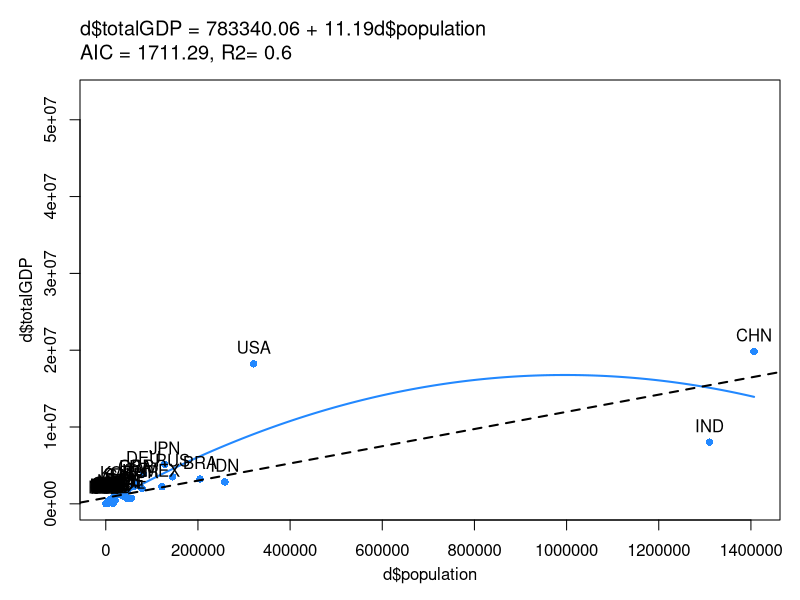
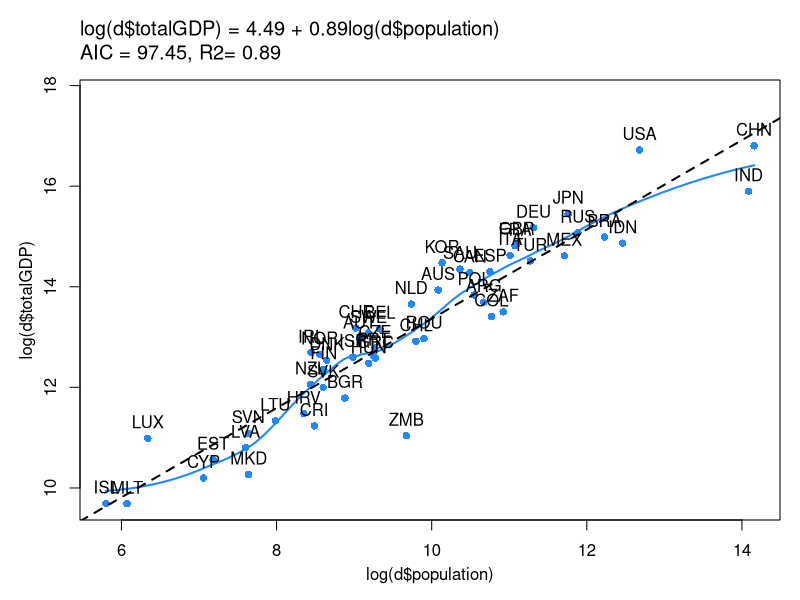
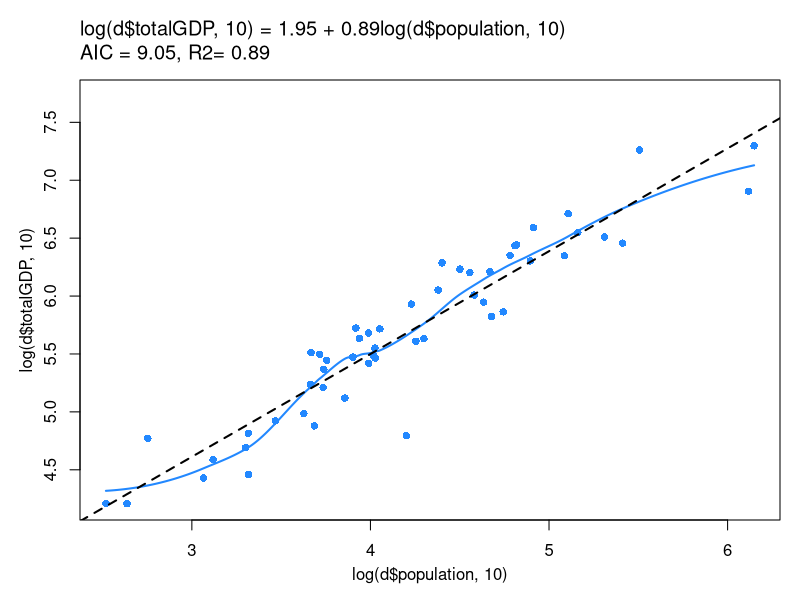
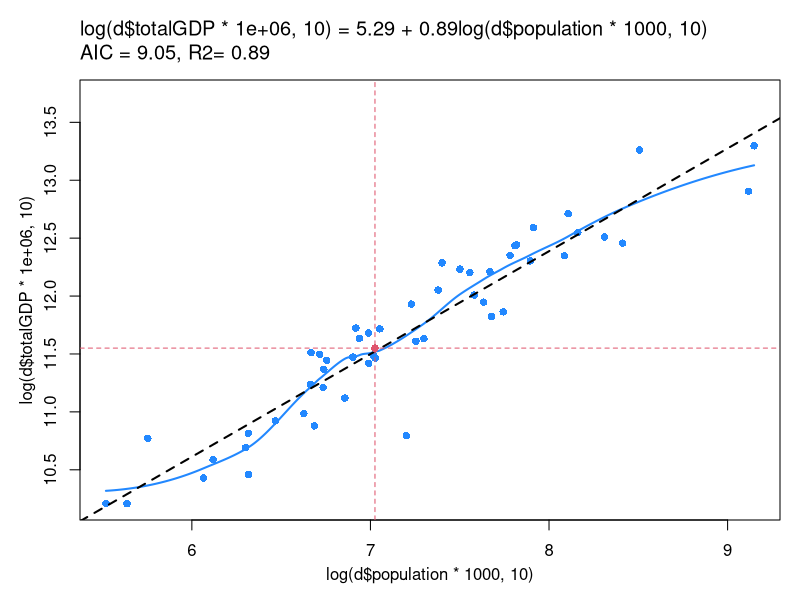
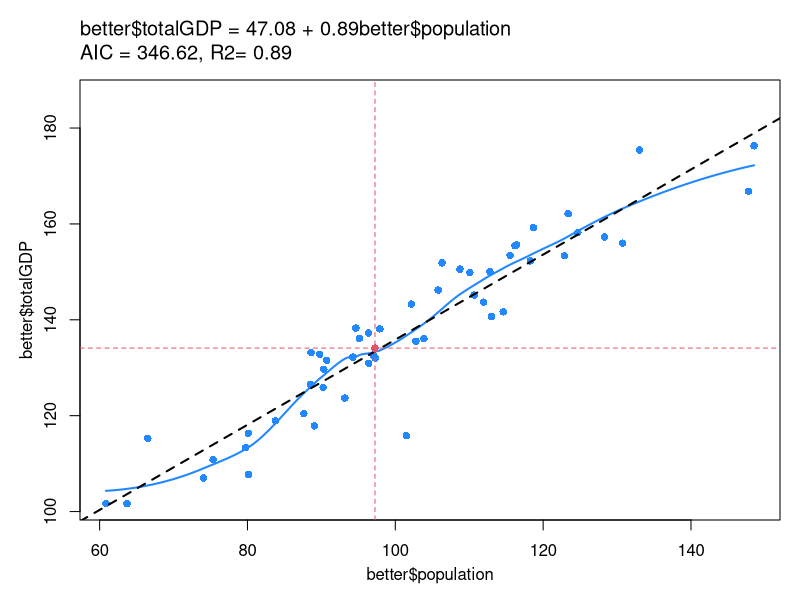
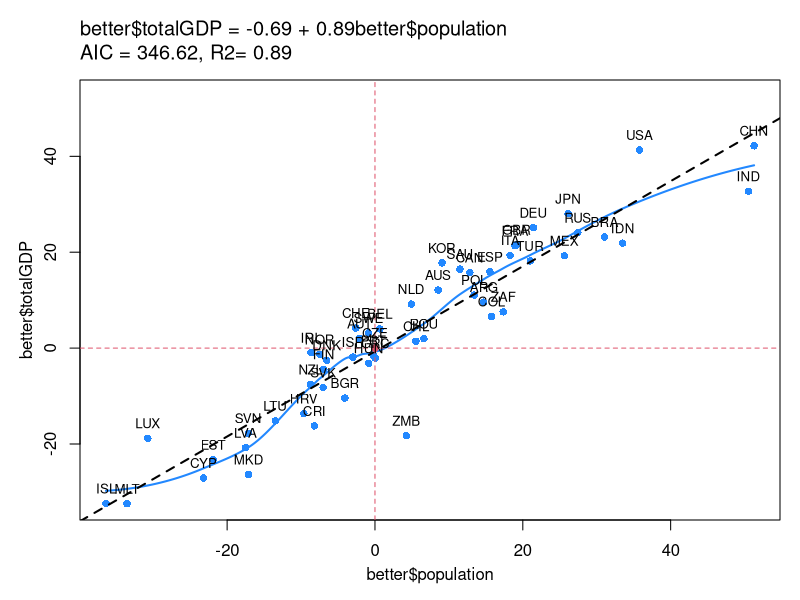
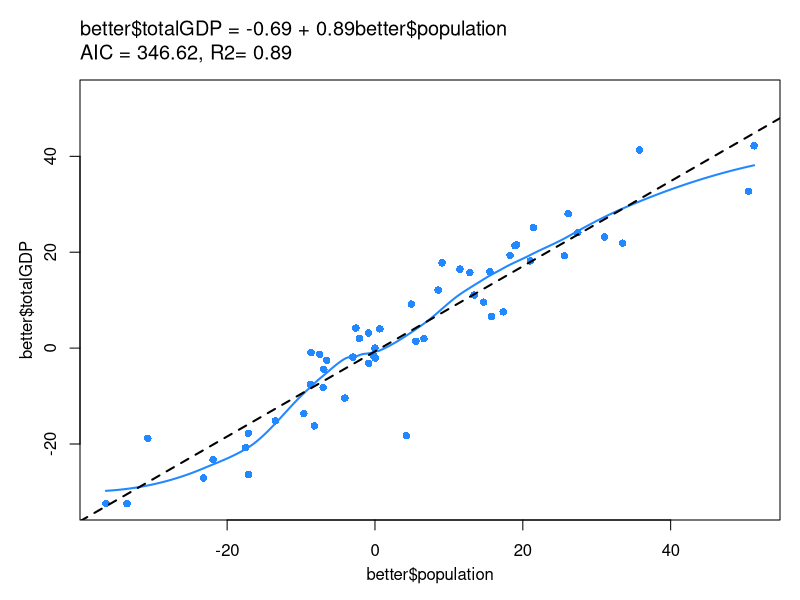
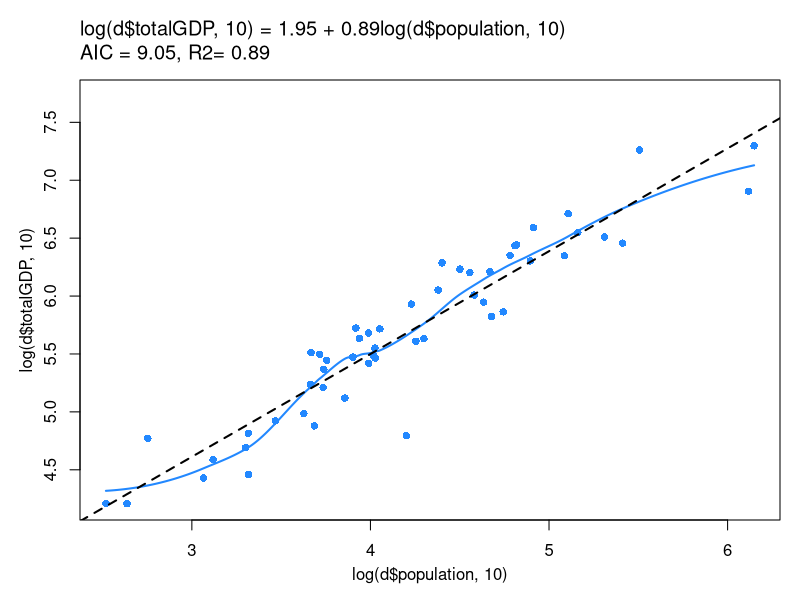

Source code (R) for these figures, in order:
#Useful bits from the last summer semester

#See 
#Combinatorial
?choose

choose(3,2)

choose(5,2)
choose(5,3)

choose(100,45)


##Power of logarithm

#Logarithm is defined and a function inverse to exponencial function
log(exp(5))
exp(log(3))
#Which is used in probability calulations on stupid discrete-states computers :)
#But also in data visualizations and handling. It is important to understand logarithms if zou want to practice anything science-like.
#Logartigms transform clumsy multiplicative processes to easily handeled additive process.
#Logarithms make big numbers (>1) smaller and small numbers (<1) negative.
#When our ancestrors needed to multiply 3 large numbers
N<-c(225698,556877988,3546899)
#They took their logarithms
(logN<-log(N))
#Added the logarithms together
(sumN<-sum(logN))
#And then possibly raised e (natural logarithm base) to the resulting sum
exp(sumN)

#Now we have computers
prod(N)

#But logaritms are still verz useful, let me demonstrate:

#First I will define a neat plotting function that outputs AIC, Rsquared of a linear model visualized alongside estimated scatterplot smoothing. I find this plot useful in data exploration.
myplot<-function(x,y,y2=NULL,rounding=2,mycol="#2288FF",mycol2="#FF2255",span=NA){
  namx<-deparse(substitute(x))
  namy<-deparse(substitute(y))
  
  par(mar=c(4,4,4,1),mgp=c(2.2,1,0))
  plot(x,y,col=mycol,pch=16,xlab=namx,ylab=namy)
  
  if(is.na(span)){
    span<-(max(x,na.rm=T)-min(x,na.rm=T))/10
  }
  
  l <- loess(y ~ x, span=span)
  newx<-seq(min(x,na.rm=T),max(x,na.rm=T),l=1000)
  newy<-predict(l,newdata=data.frame(x=newx))
  lines(newx,newy,col=mycol,lwd=2)
  
  model<-lm(y~x)
  abline(model,lwd=2,lty=2)
  
  A<-model$coefficients[[1]]
  B<-model$coefficients[[2]]
  
  inform<-AIC(model)
  rsq<-summary(model)$r.squared
  
  title (paste(namy," = ",round(A,rounding)," + ",round(B,rounding),namx,"\nAIC = ",round(inform,rounding),", R2= ",round(rsq,rounding),sep=""),adj=0,font.main=1)
  
  if(!is.null(y2)){
    lines(x,y2,col=mycol2,lwd=2)
    points(x,y2,col=mycol2,lwd=2)
    legend("topleft",pch=1,lwd=2,col=mycol2,legend="change")
  }
}


#Here I start by uploading some data
d<-read.table("gdppopdata.txt" ,sep="\t",header=T)

#See what we got here
#On natural scales - GDP and popluation size, the data are messy and horribly nonlinear
myplot(d$population,d$totalGDP)
text(d$population,d$totalGDP,d$abr,pos=3,xpd=T)

#But that is because the process generating population size and GDP is not additive (random contributions are not +10 or -10 inhabitants, or +100 or -100 $), but rather multiplicative. Random changes in both are ×1.1 or ×0.91 (10% growth or 9% decline).
myplot(log(d$population),log(d$totalGDP),span=0.5)
text(log(d$population),log(d$totalGDP),d$abr,pos=3,xpd=T)

#If you investigate the description of the log function, you discover that you can modify the logarithm base. That can be really useful, but usually people do not think too much about it and just use natural logarithm or base 10.
?log

myplot(log(d$population,10),log(d$totalGDP,10),span=0.5)

#GDP is in millions, population v thousands
#lets do
myplot(log(d$population*1000,10),log(d$totalGDP*1000000,10),span=0.5)
points(log(d$population*1000,10)[d$abr=="CZE"],log(d$totalGDP*1000000,10)[d$abr=="CZE"],col=2,pch=16)
abline(v=log(d$population*1000,10)[d$abr=="CZE"],col=2,lty=2)
abline(h=log(d$totalGDP*1000000,10)[d$abr=="CZE"],col=2,lty=2)
#Czech republic is the red point

#We can have a better solution. All logarithmic scales get rid of the original units equally well. They do not scale the data differently. But they differ in the new units, that correspond to actions of multiplication by given base. Nice unit (1 on the x and y axes) can be, for example, multiplication by 1.1 (respective division by 1.1), i.e. 10% increase or 1-(1/1.1)% decrease.
better<-d
better$population<-log(d$population,1.1)
better$totalGDP<-log(d$totalGDP,1.1)

#If we plot it and find Czech republic on the graph
myplot(better$population,better$totalGDP,span=0.5)
points(better$population[better$abr=="CZE"],better$totalGDP[better$abr=="CZE"],col=2,pch=16)
abline(v=better$population[better$abr=="CZE"],col=2,lty=2)
abline(h=better$totalGDP[better$abr=="CZE"],col=2,lty=2)

#We can easily talk about differences between countries on thi scale
(cze<-better$totalGDP[better$abr=="CZE"])
(usa<-better$totalGDP[better$abr=="USA"])
#The numbers seem rather similar

(dif<-usa-cze)
#The difference between Czechia and USA is 41. That means to get USA GDP, we would have to multiply our current GDP by 1.1 41 times (that means increase our GDP by 10% than increase the result by 10% again and so on and so on...)

#Small "power" excersise
1.1*1.1
1.1*1.1*1.1
1.1^3
1.1^dif
#1.1 to the difference between Czech and USA GDP is 51.29 which means that USA has 51times higher GDP than Czech republic. All it takes is 41 increases by 10%

#We can deonstrate that the numbers fit
#Set the multiplicator
multip<-1.1^dif

d$totalGDP[d$abr=="CZE"]

#See, the numbers are the same
d$totalGDP[d$abr=="CZE"]*multip
d$totalGDP[d$abr=="USA"]

#What is the best visualization of data that illustrate a multiplicative processes and relationships between them?
#In my opinion it the best to set some threshold as 0 and reference the units of muliplication towards this threshold.
#All it takes is to substract the threhold value from all logartigm scores
better$population<-better$population-better$population[better$abr=="CZE"]
better$totalGDP<-better$totalGDP-better$totalGDP[better$abr=="CZE"]

#Now Czech republic is at 0 and all other scores represent ×1.1 (postitive) or /1.1 (negative) changes in GDP or population size 
myplot(better$population,better$totalGDP,span=0.5)
points(better$population[better$abr=="CZE"],better$totalGDP[better$abr=="CZE"],col=2,pch=16)
abline(v=better$population[better$abr=="CZE"],col=2,lty=2)
abline(h=better$totalGDP[better$abr=="CZE"],col=2,lty=2)
text(better$population,better$totalGDP,better$abr,pos=3,xpd=T,cex=0.8)

#Pay attention to AIC. AIC depends on the units of the predicted variable (here on log(GDP)) take this into account in model comparison! You can always compare only models with the IDENTICAL output data! 
myplot(better$population,better$totalGDP,span=0.5)
myplot(log(d$population,10),log(d$totalGDP,10),span=0.5)
myplot(log(d$population,1.1),log(d$totalGDP,1.1),span=0.5)
myplot(log(d$population,1.1),log(d$totalGDP,10),span=0.5)


#This comes useful in probability calculations, because computers are stupid and they do not represent small numbers very well - look:
A<-rep(c(0.001,0.0005,0.0003),100)
B<-rep(c(0.001,0.0005,0.0003),50)

#We have two vectors of small probabilities
A
B

#Taking their producs returns simply 0
prod(A)
prod(B)


#But if we log them
(logA<-log(A,10))
(logB<-log(B,10))
#And sum the logs
(sumA<-sum(log(A,10)))
(sumB<-sum(log(B,10)))

#We can clearly see, that the resulting probability of B product is much higer than resulting probability of A.
#Logarithm scales the positive part of the real number axis such that all numbers between 0 and 1 (most numbers in probability calculations) have the all negative part of the real axis for themselves, which is really useful if we represent continuous numbers on a discrete machine like our computer.

